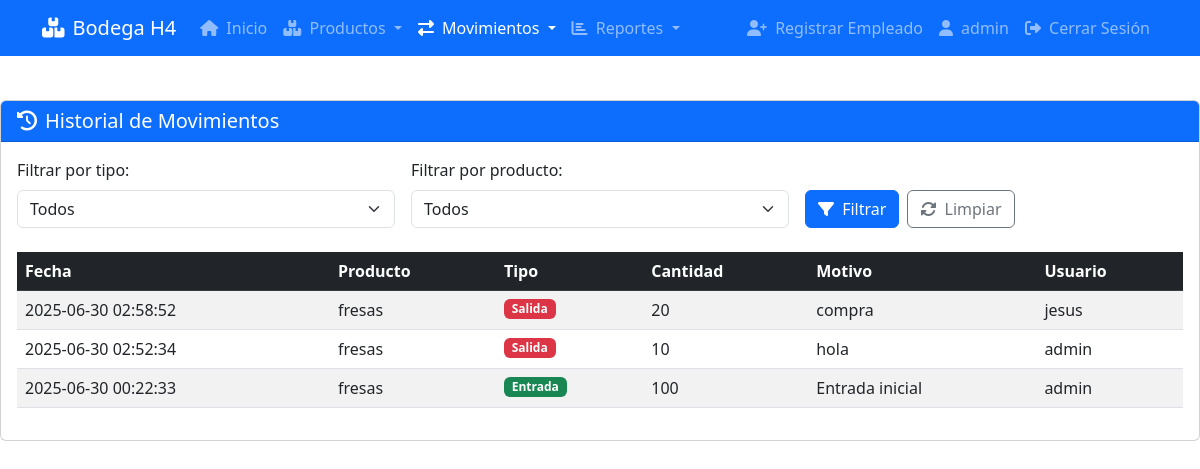
The app's page /movimientos (signed in) with its own data.
### tables this page shows
CREATE TABLE `movimientos` (
  `id` int(11) NOT NULL,
  `producto_id` int(11) NOT NULL,
  `tipo` enum('entrada','salida','ajuste') NOT NULL,
  `cantidad` int(11) NOT NULL,
  `motivo` varchar(255) DEFAULT NULL,
  `usuario` varchar(50) NOT NULL,
  `fecha` timestamp NOT NULL DEFAULT current_timestamp()
);

CREATE TABLE `productos` (
  `id` int(11) NOT NULL,
  `codigo` varchar(50) NOT NULL,
  `nombre` varchar(100) NOT NULL,
  `descripcion` text DEFAULT NULL,
  `categoria` varchar(50) DEFAULT NULL,
  `ubicacion` varchar(50) NOT NULL,
  `cantidad` int(11) NOT NULL DEFAULT 0,
  `stock_minimo` int(11) NOT NULL DEFAULT 5,
  `fecha_creacion` timestamp NOT NULL DEFAULT current_timestamp(),
  `fecha_actualizacion` timestamp NOT NULL DEFAULT current_timestamp() ON UPDATE current_timestamp()
);

### app/controllers/MovementController.php (called while the page is built, shortened)
<?php
class MovementController extends BaseController {
    private $movementModel;
    public function __construct($conn) {
        $this->movementModel = new Movement($conn);
    }
    public function history() {
        $tipo_filtro = filter_input(INPUT_GET, 'tipo', FILTER_SANITIZE_STRING) ?? '';
        $producto_filtro = filter_input(INPUT_GET, 'producto', FILTER_VALIDATE_INT) ?? '';
        $movimientos = $this->movementModel->getMovementHistory($tipo_filtro, $producto_filtro);
        require_once __DIR__ . '/../views/layouts/header.php';
        require_once __DIR__ . '/../views/movements/history.php';
    }
}

### app/models/Movement.php (called while the page is built, shortened)
<?php
class Movement {
    private $conn;
    public function __construct($conn) {
        $this->conn = $conn;
    }
    public function getMovementHistory($type = '', $productId = '') {
        $sql = "SELECT m.id, m.fecha, p.nombre as producto, m.tipo, m.cantidad, m.motivo, m.usuario
                FROM movimientos m
                JOIN productos p ON m.producto_id = p.id";
        $params = [];
        $sql .= " ORDER BY m.fecha DESC";
        $stmt = $this->conn->prepare($sql);
        $stmt->execute();
        return $stmt->fetchAll(PDO::FETCH_ASSOC);
    }
}

### app/views/movements/history.php (the view, shortened to what this page needs)
<?php
$base_url = (isset($_SERVER['HTTPS']) && $_SERVER['HTTPS'] === 'on' ? "https" : "http") . "://" . $_SERVER['HTTP_HOST'];
$script_name = dirname($_SERVER['SCRIPT_NAME']);
$base_url .= ($script_name === '/' || $script_name === '\\') ? '' : $script_name;
?>
<div class="card">
    <div class="card-header bg-primary text-white">
        <h5 class="mb-0"><i class="fas fa-history me-2"></i>Historial de Movimientos</h5>
    </div>
    <div class="card-body">
        <form method="GET" action="<?php echo htmlspecialchars($base_url); ?>/movimientos" class="mb-4">
            <div class="row g-3">
                <div class="col-md-4">
                    <label for="tipo" class="form-label">Filtrar por tipo:</label>
                    <select id="tipo" name="tipo" class="form-select">
                        <option value="">Todos</option>
                    </select>
                </div>
                <div class="col-md-4">
                    <label for="producto" class="form-label">Filtrar por producto:</label>
                    <select id="producto" name="producto" class="form-select">
                        <option value="">Todos</option>
                    </select>
                </div>
                <div class="col-md-4 d-flex align-items-end">
                    <button type="submit" class="btn btn-primary me-2">
                        <i class="fas fa-filter me-1"></i> Filtrar
                    </button>
                    <a href="<?php echo htmlspecialchars($base_url); ?>/movimientos" class="btn btn-outline-secondary">
                        <i class="fas fa-sync-alt me-1"></i> Limpiar
                    </a>
                </div>
            </div>
        </form>
        <?php if (!empty($movimientos)): ?>
            <div class="table-responsive">
                <table class="table table-striped table-hover">
                    <thead class="table-dark">
                        <tr>
                            <th>Fecha</th>
                            <th>Producto</th>
                            <th>Tipo</th>
                            <th>Cantidad</th>
                            <th>Motivo</th>
                            <th>Usuario</th>
                        </tr>
                    </thead>
                    <tbody>
                        <?php foreach ($movimientos as $movimiento): ?>
                            <tr>
                                <td><?php echo htmlspecialchars($movimiento['fecha']); ?></td>
                                <td><?php echo htmlspecialchars($movimiento['producto']); ?></td>
                                <td>
                                    <span class="badge <?php echo ($movimiento['tipo'] == 'entrada') ? 'bg-success' : 'bg-danger'; ?>">
                                        <?php echo htmlspecialchars(ucfirst($movimiento['tipo'])); ?>
                                    </span>
                                </td>
                                <td><?php echo htmlspecialchars($movimiento['cantidad']); ?></td>
                                <td><?php echo htmlspecialchars($movimiento['motivo']); ?></td>
                                <td><?php echo htmlspecialchars($movimiento['usuario']); ?></td>
                            </tr>
                        <?php endforeach; ?>
                    </tbody>
                </table>
            </div>
        <?php else: ?>
            <div class="alert alert-info text-center">
                <i class="fas fa-info-circle me-2"></i> No hay movimientos registrados.
            </div>
        <?php endif; ?>
    </div>
</div>

### app/views/layouts/header.php (style rules this page uses)
.card { margin-bottom: 20px; }
.table-responsive { overflow-x: auto; }

### records on screen
movimientos: fecha "2025-06-30 02:58:52", producto.nombre "fresas", tipo "Salida", cantidad "20", motivo "compra", usuario "jesus"
movimientos: fecha "2025-06-30 02:52:34", producto.nombre "fresas", tipo "Salida", cantidad "10", motivo "hola", usuario "admin"
movimientos: fecha "2025-06-30 00:22:33", producto.nombre "fresas", tipo "Entrada", cantidad "100", motivo "Entrada inicial", usuario "admin"

### other values on screen
$_SESSION['usuario'] "admin"
